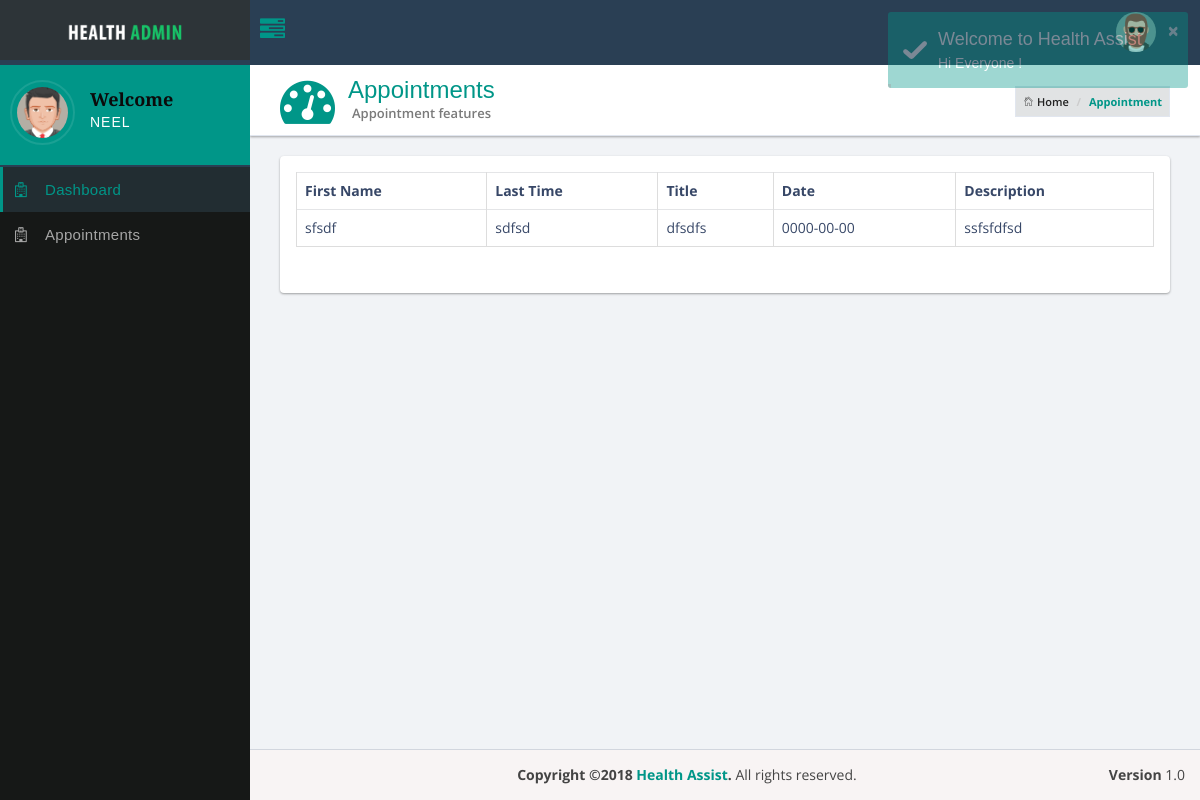
Page /pappointments.php (signed in) on the committed database.
### tables this page shows
CREATE TABLE `appointment` (
  `id` bigint(15) UNSIGNED NOT NULL,
  `status` int(2) NOT NULL,
  `title` varchar(65) NOT NULL,
  `date` date NOT NULL,
  `description` varchar(255) NOT NULL,
  `doctorId` bigint(15) UNSIGNED NOT NULL,
  `patientId` bigint(15) UNSIGNED NOT NULL
);

CREATE TABLE `doctor` (
  `id` bigint(15) UNSIGNED NOT NULL,
  `firstName` varchar(65) NOT NULL,
  `lastName` varchar(65) NOT NULL,
  `placeName` varchar(65) NOT NULL,
  `city` varchar(65) NOT NULL,
  `fee` varchar(65) NOT NULL,
  `phoneNo` int(10) NOT NULL,
  `email` varchar(125) NOT NULL,
  `username` varchar(125) NOT NULL,
  `password` varchar(125) NOT NULL
);

### pappointments.php (the view, shortened to what this page needs)
<?php include 'pheader.php';?>
<div class="header-icon">
	<i class="fa fa-tachometer"></i>
</div>
<div class="header-title">
	<h1>Appointments</h1>
	<small> Appointment features</small>
	<ol class="breadcrumb hidden-xs">
		<li><a href="index.html"><i class="pe-7s-home"></i> Home</a></li>
		<li class="active">Appointment</li>
	</ol>
</div>
</section>
<section class="content">
	<div class="row">
		<div class="col-xs-12 col-sm-12 col-md-12 col-lg-12">
			<div class="panel panel-bd" data-index="0">
				<div class="panel-body">
					<div class="table-responsive">
						<table class="table table-bordered table-hover">
							<thead>
								<tr>
									<th>First Name</th>
									<th>Last Time</th>
									<th>Title</th>
									<th>Date</th>
									<th>Description</th>
								</tr>
							</thead>
							<tbody>
								<tr>
<?php
$queryAppointmentList = "SELECT doctor.id, doctor.firstName, doctor.lastName, appointment.title, appointment.date, appointment.description, appointment.doctorId FROM doctor INNER JOIN appointment ON doctor.id = appointment.patientId";
$getAppointmentList = $conn->query($queryAppointmentList);
if ($getAppointmentList->num_rows > 0) {
    while ($row = $getAppointmentList->fetch_assoc()) {
        echo '<td>' . $row['firstName'] . '</td>' . '<td>' . $row['lastName'] . '</td>' . '<td>' . $row['title'] . '</td>' . '<td>' . $row['date'] . '</td>' . '<td>' . $row['description'] . '</td>';
    }
} else {
    echo "0 results";
}
?>
								</tr>
							</tbody>
						</table>
					</div>
				</div>
			</div>
		</div>
	</div>
</section>
<?php include 'pfooter.php';?>

### rows in the picture
appointment: doctorId.firstName "sfsdf", doctorId.lastName "sdfsd", title "dfsdfs", date "0000-00-00", description "ssfsfdfsd"

### other values in the picture
$_SESSION['username'] "NEEL"
